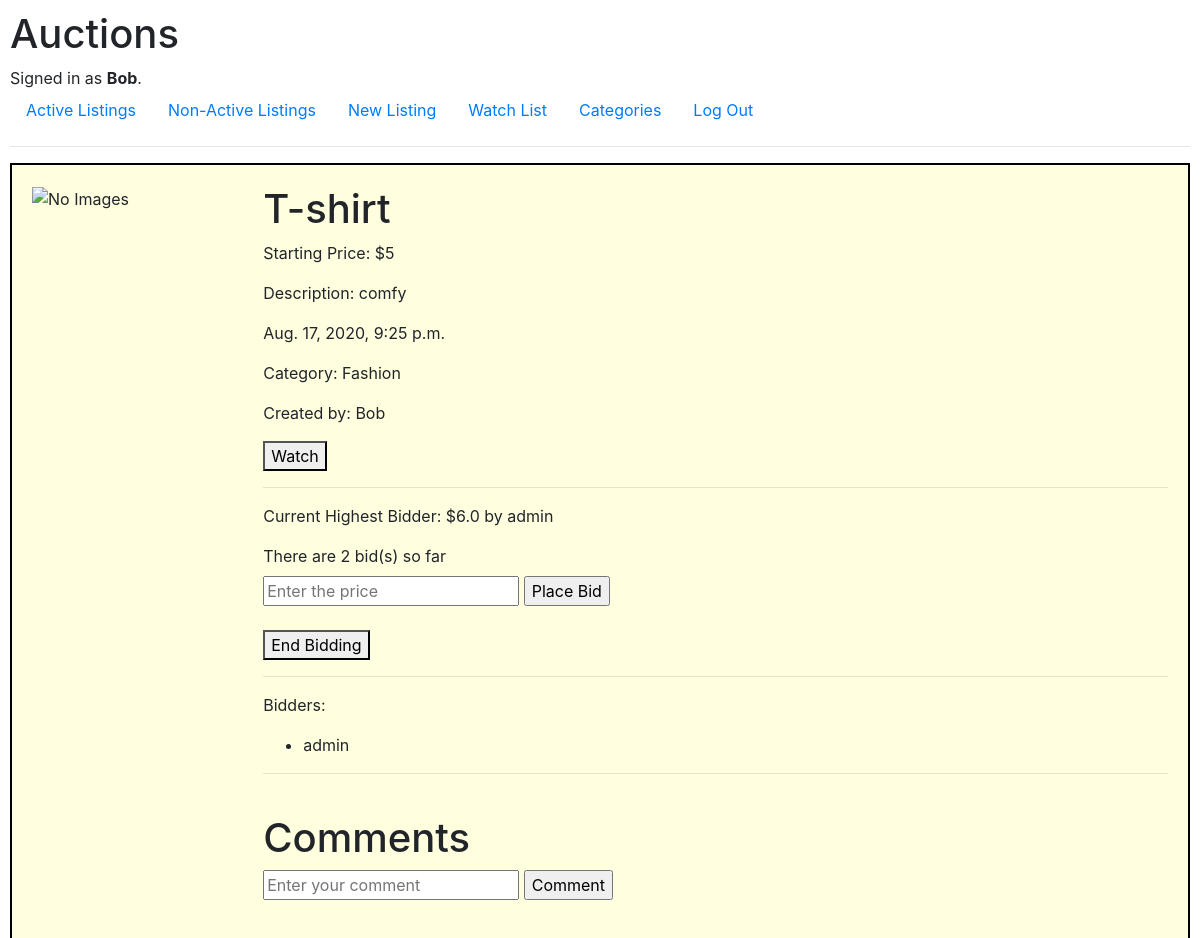
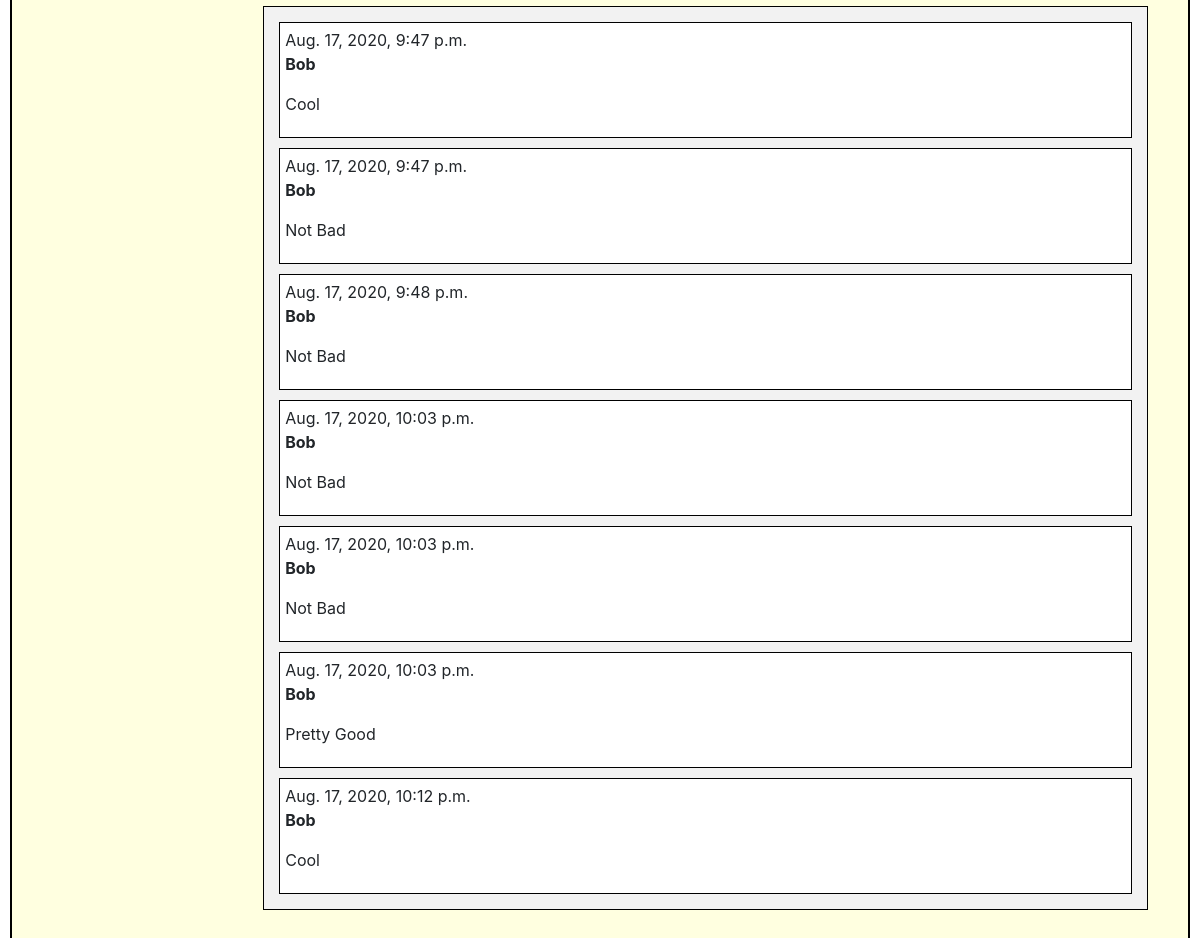
Page /item/45 (signed in) on the committed database (2 pictures, top to bottom).
### auctions/models.py (models this page shows)
class User(AbstractUser):
    pass

class Listing(models.Model):
    title = models.CharField(max_length=64)
    url = models.CharField(max_length=20480, blank=True)
    description = models.TextField(max_length=512)
    price = models.IntegerField()
    date = models.DateTimeField()
    category = models.CharField(max_length=32)
    user = models.ForeignKey(User, null=True , on_delete=models.CASCADE, related_name="owner")
    winner = models.ForeignKey(User, blank=True, null=True , on_delete=models.CASCADE, related_name="winner")
    watch_list = models.ManyToManyField(User, blank=True, related_name="watchers")
    active = models.BooleanField(default=True)

class Bids(models.Model):
    bid = models.FloatField()
    user = models.ForeignKey(User, null=True , on_delete=models.CASCADE, related_name="bidder")
    item = models.ForeignKey(Listing, null=True , on_delete=models.CASCADE, related_name="bidon")

class Comments(models.Model):
    content = models.TextField(max_length=1028)
    date_comment = models.DateTimeField()
    user = models.ForeignKey(User, null=True , on_delete=models.CASCADE, related_name="commenter")
    item = models.ForeignKey(Listing, null=True , on_delete=models.CASCADE, related_name="commenton")

### auctions/views.py (the view, shortened to what this page needs)
# urls.py: path("item/<str:item_id>", views.item, name="item")
@login_required
def item (request, item_id):
    item = Listing.objects.get(id=item_id)
    bids = Bids.objects.filter(item=item)
    comments = Comments.objects.filter(item=item_id)
    bidders=[]
    number = Bids.objects.filter(item=item).count()
    price = item.price
    lead = "None"
    winner = False
    if item.winner:
        winner = True
    for bid in bids:
        if bid.bid >= price:
            price = bid.bid
            lead = bid.user
        if bid.user.username not in bidders:
            bidders.append(bid.user.username)
    user = request.user
    state = ""
    if user not in item.watch_list.all():
        state = "Watch"
    else:
        state = "Remove From Watch List"
    return render (request, "auctions/item.html",{
        "list":item, "bids":bids, "bidders": bidders, "number":number, "price":price, "lead":lead, "comments":comments,
        "state":state, "winner":winner
    })

### auctions/templates/auctions/item.html (shortened to what this page needs)
{% extends "auctions/layout.html" %}
{% block body %}
    <div class = "flex-container">
        <div class ="pic"><img src="{{list.url}}" alt="No Images" width="150px" ></div>
        <div class = "content">
            <h1>{{list.title}}</h1>
            <p>Starting Price: ${{list.price}} </p>
            <p>Description: {{list.description}}</p>
            <p>{{list.date}}</p>
            <p>Category: {{list.category}}</p>
            <p>Created by: {{list.user.username}}</p>
            <form method="post" action="{% url 'item' list.id %}">
                <button type="submit" name='watch'>
                    {{state}}
                </button>
            </form>
            <hr>
            <p>
                Current Highest Bidder:
                {% if lead == "None" %}
                    None
                {% else %}
                    ${{price}} by {{lead}}
                {% endif %}
            </p>
            <form method="post" action="{% url 'item' list.id %}">
                <label for="new_bid">There are {{number}} bid(s) so far</label>
                <input name="new_bid" type="text" placeholder = "Enter the price">
                <input name="submit_bid" type="submit" value="Place Bid">
            </form>
            {% if winner %}
                <p style= color:red>The Auction for this item is over, the winner of the bid is: {{lead}} with a bid of ${{price}}</p>
            {% else %}
                {% if request.user == list.user %}
                <form method="post" action="{% url 'item' list.id %}">
                    <button type="submit" name='end'>
                        End Bidding
                    </button>
                </form>
                {% endif %}
            {% endif %}
            <hr>
            <p>Bidders: </p>
            <ul>
            {% for bidder in bidders %}
                    <li>{{bidder}}</li>
            {% endfor %}
            </ul>
            <hr>
            <h1 id="com">Comments</h1>
            <form method="post" action="{% url 'item' list.id %}">
            <input name="comment" type="text" placeholder = "Enter your comment">
            <input name="submit_comment" type="submit" value="Comment">
            </form>
            <div class="comment_section">
                {% for comment in comments %}
                    <div class="comment">
                        <div class="date">{{ comment.date_comment }}</div>
                        <strong>{{ comment.user.username }}</strong>
                        <p>{{ comment.content|linebreaks }}</p>
                    </div>
                {% empty %}
                    <p>No comments here yet</p>
                {% endfor %}
            </div>
        </div>
    </div>
{% endblock %}

### auctions/templates/auctions/layout.html (shortened to what this page needs)
{% load static %}
<!DOCTYPE html>
<html lang="en">
    <head>
        <link rel="stylesheet" href="https://stackpath.bootstrapcdn.com/bootstrap/4.4.1/css/bootstrap.min.css">
        <link href="{% static 'auctions/styles.css' %}" rel="stylesheet">
    </head>
    <body>
        <h1>Auctions</h1>
        <div>
            {% if user.is_authenticated %}
                Signed in as <strong>{{ user.username }}</strong>.
            {% else %}
                Not signed in.
            {% endif %}
        </div>
        <ul class="nav">
            <li class="nav-item">
                <a class="nav-link" href="{% url 'index' %}">Active Listings</a>
            </li>
            <li class="nav-item">
                <a class="nav-link" href="{% url 'non' %}">Non-Active Listings</a>
            </li>
            {% if user.is_authenticated %}
                <li class="nav-item">
                    <a class="nav-link" href="{% url 'new' %}">New Listing</a>
                </li>
                <li class="nav-item">
                    <a class="nav-link" href="{% url 'watch' %}">Watch List</a>
                </li>
                <li class="nav-item">
                    <a class="nav-link" href="{% url 'category' %}">Categories</a>
                </li>
                <li class="nav-item">
                    <a class="nav-link" href="{% url 'logout' %}">Log Out</a>
                </li>
            {% endif %}
        </ul>
        <hr>
        {% block body %}
        {% endblock %}
    </body>
</html>

### auctions/static/auctions/styles.css (style rules this page uses)
body { padding: 10px; }
.flex-container { padding: 10px; display: flex; flex-direction: row; flex-wrap: nowrap; justify-content: flex-start; background-color: lightyellow; border: 2px solid black; }
.flex-container > div { padding: 10px; }
.pic { width:20% }
.content { width:80% }
p { word-wrap: break-word; }
.comment { margin: 10px 10px 10px 10px; padding: 5px; border: 1px solid black; background-color: white; }
.comment_section { padding: 5px; border: 1px solid black; background-color: #f2f2f2; margin: 20px 20px 20px 0px; }

### rows in the picture
User: username "Bob"
Listing: title "T-shirt", price "5", description "comfy", date "Aug. 17, 2020, 9:25 p.m.", category "Fashion", user.username "Bob"
Bids: bid "6.0"
User: username "admin", bidders "admin"
Comments: date_comment "Aug. 17, 2020, 9:47 p.m.", user.username "Bob", content "Cool"
Comments: date_comment "Aug. 17, 2020, 9:47 p.m.", user.username "Bob", content "Not Bad"
Comments: date_comment "Aug. 17, 2020, 9:48 p.m.", user.username "Bob", content "Not Bad"
Comments: date_comment "Aug. 17, 2020, 10:03 p.m.", user.username "Bob", content "Not Bad"
Comments: date_comment "Aug. 17, 2020, 10:03 p.m.", user.username "Bob", content "Not Bad"
Comments: date_comment "Aug. 17, 2020, 10:03 p.m.", user.username "Bob", content "Pretty Good"
Comments: date_comment "Aug. 17, 2020, 10:12 p.m.", user.username "Bob", content "Cool"

### other values in the picture
{{ state }} "Watch"
{{ number }} "2"
